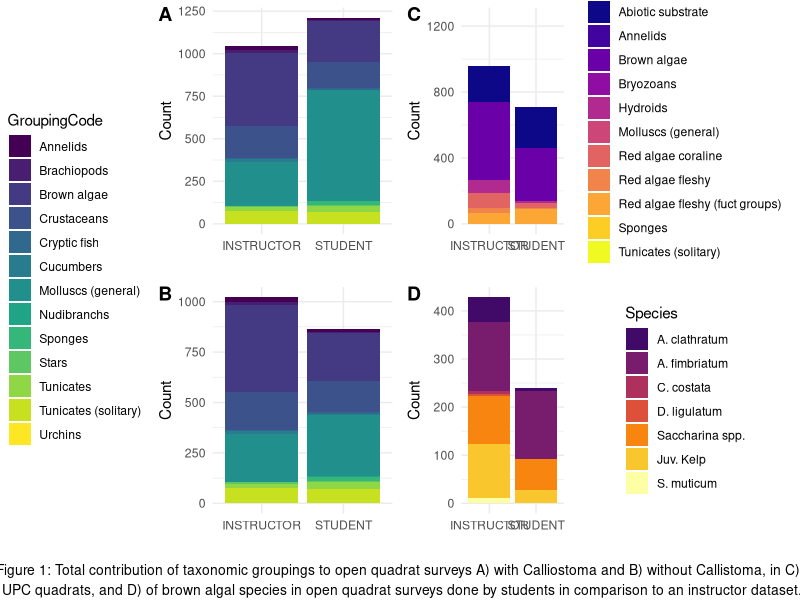
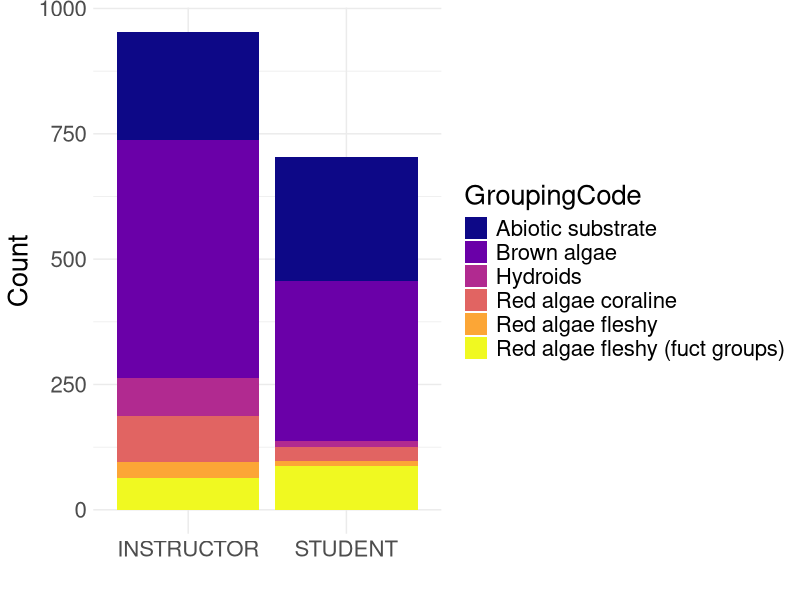
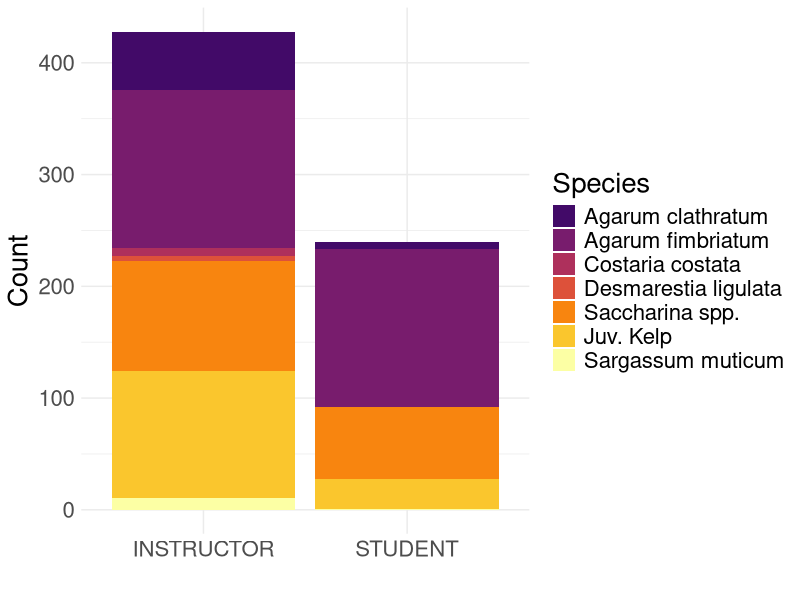
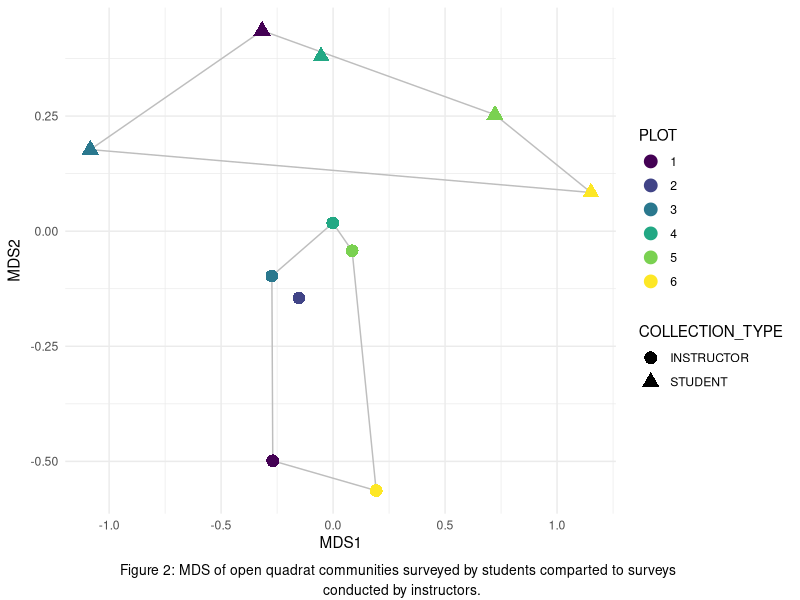
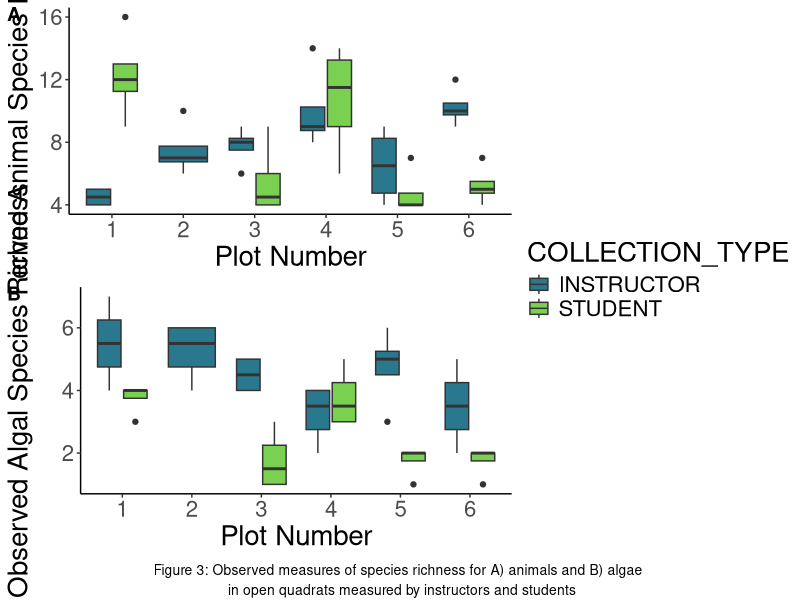
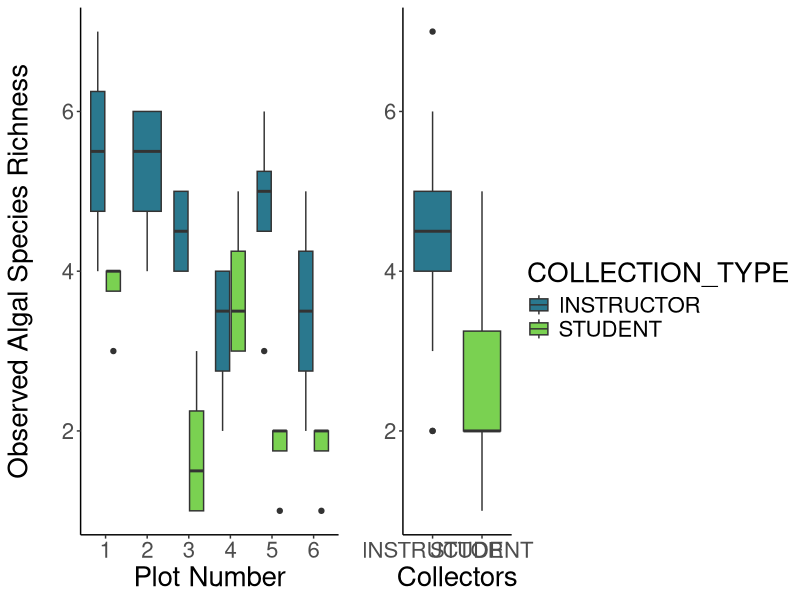
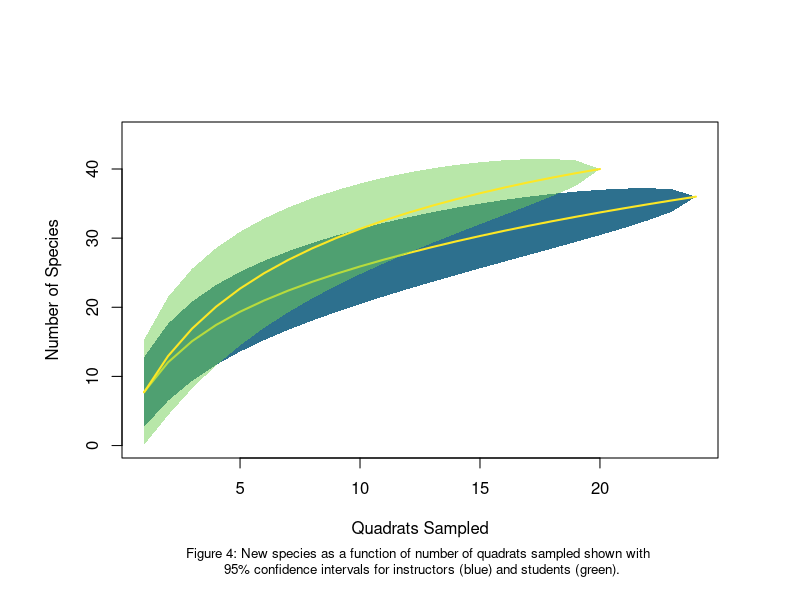
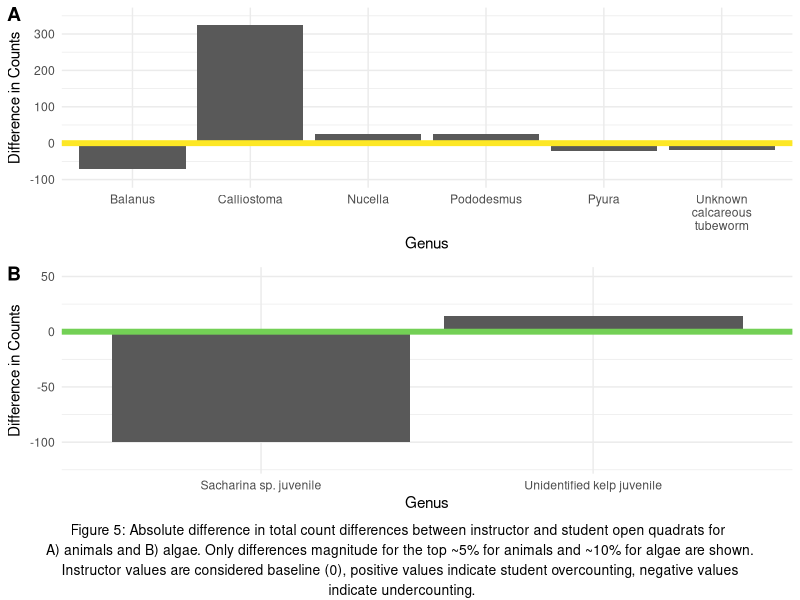

Source code (R) for these figures, in order:
###################################################################################
#                                                                                ##
# Title of Script                                                                ##
# Data are current as of 2018-07-10                                              ##
# Data source: Marine Subtidal Ecology Course - Kelp Ecosystem Ecology Network - ##
# Friday Harbor Labs - University of Oregon                                      ##
# R code prepared by Ross Whippo                                                 ##
# Last updated 2018-07-10                                                        ##
#                                                                                ##
###################################################################################

# SUMMARY:

# Data analyses from the 2018 Subtidal Marine Ecology Course taught at Friday 
# Harbor Labs by Aaron Galloway, Alex Lowe, Pema Kitaeff, and Mo Turner. Data
# quantifies kelp and kelp-associated communitites at the South West corner of 
# Shaw Island, WA in June 2018. Data were collected according to the Kelp Ecosystem
# Ecology Network experimental protocol, but using 3 removal plots, 3 control plots
# and 4 quadrats of each kind (UPC, Open Quadrat) per plot. Definitive data was 
# collected by Galloway and Lowe. Redundant data was collected by students for 
# comparison. 

# Required Files (check that script is loading latest version):
# QUAD-Data.csv
# UPC_SUBS_CODES.csv
# WA_SP_CODES.csv

# Associated Scripts:
# None

# TO DO

###################################################################################
# TABLE OF CONTENTS                                                               #
#                                                                                 #
# RECENT CHANGES TO SCRIPT                                                        #
# LOAD PACKAGES                                                                   #
# READ IN AND PREPARE DATA                                                        #
# DATA MANIPULATION                                                               #
# GENERATE FIGURES                                                                #
#                                                                                 #
###################################################################################

###################################################################################
# RECENT CHANGES TO SCRIPT                                                        #
###################################################################################

# 2018-07-09 Script created by Ross Whippo

###################################################################################
# LOAD PACKAGES                                                                   #
###################################################################################

library(dplyr)
library(tidyr)
library(ggplot2)
library(viridis)
library(ggpubr)
library(vegan)
library(stringr)
library(readr)

###################################################################################
# READ IN AND PREPARE DATA                                                        #
###################################################################################

quaddata <- read.csv("QUAD_Data.csv")
codes <- read.csv("WA_SP_CODES.csv")
subs <- read.csv("UPC_SUBS_CODES.csv")

# create column designating 'INSTRUCTOR' vs 'student' data
quaddata <- quaddata %>%
  mutate(COLLECTION_TYPE = ifelse(OBSERVER == "Lowe" | OBSERVER == "Galloway", 
                                  "INSTRUCTOR", "STUDENT"))
quaddata$COLLECTION_TYPE <- as.factor(quaddata$COLLECTION_TYPE)

# create column of full species names
names(codes)[names(codes)=="SP_CODE"] <- "MO_SP_CODE"
quaddata <- left_join(quaddata, codes, by="MO_SP_CODE")

quaddata$GroupingCode <- as.character(quaddata$GroupingCode)
quaddata$GroupingCode[quaddata$GroupingCode == ""] <- "Abiotic substrate"
quaddata$GroupingCode[quaddata$GroupingCode == "Mollusks (general)"] <- "Molluscs (general)"
quaddata$GroupingCode <- as.factor(quaddata$GroupingCode)

# open quadrat data
QUADS <- quaddata %>%
  subset(DATA_TYPE == "QUAD")

# UPC quadrat data
UPC <- quaddata %>%
  subset(DATA_TYPE == "UPC")

###################################################################################
# DATA MANIPULATION                                                               #
###################################################################################

# summarize counts of organisms for quads by group
quad_count_groups <- QUADS %>%
  group_by(COLLECTION_TYPE, GroupingCode) %>%
  summarise(sum(COUNT))
names(quad_count_groups)[names(quad_count_groups)=="sum(COUNT)"] <- "TOT_COUNT"

# summarize counts of organisms for quads by group without CALI
nocali_QUADS <- QUADS %>%
  filter(!MO_SP_CODE == "CALI")

quad_count_nocali <- nocali_QUADS %>%
  group_by(COLLECTION_TYPE, GroupingCode) %>%
  summarise(sum(COUNT))
names(quad_count_nocali)[names(quad_count_nocali)=="sum(COUNT)"] <- "TOT_COUNT"

# summarize counts of organisms for quads by group for brown algae only
brown_QUADS <- QUADS %>%
  filter(GroupingCode == "Brown algae")
brown_QUADS$MO_SP_CODE <- as.factor(brown_QUADS$MO_SP_CODE)
# rename and regroup brown algae
levels(brown_QUADS$MO_SP_CODE)[levels(brown_QUADS$MO_SP_CODE)=="SAJU"] <- "Juv. Kelp"
levels(brown_QUADS$MO_SP_CODE)[levels(brown_QUADS$MO_SP_CODE)=="UKKJ"] <- "Juv. Kelp"
levels(brown_QUADS$MO_SP_CODE)[levels(brown_QUADS$MO_SP_CODE)=="SALANI"] <- "Saccharina spp."
levels(brown_QUADS$MO_SP_CODE)[levels(brown_QUADS$MO_SP_CODE)=="SALA"] <- "Saccharina spp."
levels(brown_QUADS$MO_SP_CODE)[levels(brown_QUADS$MO_SP_CODE)=="SACO"] <- "Saccharina spp."
levels(brown_QUADS$MO_SP_CODE)[levels(brown_QUADS$MO_SP_CODE)=="COCO"] <- "C. costata"
levels(brown_QUADS$MO_SP_CODE)[levels(brown_QUADS$MO_SP_CODE)=="AGFI"] <- "A. fimbriatum"
levels(brown_QUADS$MO_SP_CODE)[levels(brown_QUADS$MO_SP_CODE)=="AGCL"] <- "A. clathratum"
levels(brown_QUADS$MO_SP_CODE)[levels(brown_QUADS$MO_SP_CODE)=="DELI"] <- "D. ligulatum"
levels(brown_QUADS$MO_SP_CODE)[levels(brown_QUADS$MO_SP_CODE)=="SAMU"] <- "S. muticum"

quad_count_browns <- brown_QUADS %>%
  group_by(COLLECTION_TYPE, MO_SP_CODE) %>%
  summarise(sum(COUNT))
names(quad_count_browns)[names(quad_count_browns)=="sum(COUNT)"] <- "TOT_COUNT"
names(quad_count_browns)[names(quad_count_browns)=="MO_SP_CODE"] <- "Species"

# summarize counts of organisms and substrate for UPC by group
UPC_count_groups <- UPC %>%
  subset(DATA_TYPE == "UPC") %>%
  group_by(COLLECTION_TYPE, GroupingCode) %>%
  summarise(sum(COUNT)) 
names(UPC_count_groups)[names(UPC_count_groups)=="sum(COUNT)"] <- "TOT_COUNT"


# Create matrix for community composition analysis
quad_matrix <- QUADS %>%
  group_by(COLLECTION_TYPE, PLOT, MO_SP_CODE) %>%
  summarise(sum(COUNT))
names(quad_matrix)[names(quad_matrix)=="sum(COUNT)"] <- "TOT_COUNT"

KEEN_mat_quad_full <- quad_matrix %>%
  spread(MO_SP_CODE, TOT_COUNT, fill = 0)
KEEN_quad_mat_run <- KEEN_mat_quad_full[,c(3:61)]

# MDS of community
KEEN_quad_mds <- metaMDS(KEEN_quad_mat_run)
KEEN_quad_mds_points <- KEEN_quad_mds$points
KEEN_quad_mds_points <- data.frame(KEEN_quad_mds_points)
plot_data_mds <- data.frame(KEEN_quad_mds_points, KEEN_mat_quad_full[,1:2])
vec_quad <- envfit(KEEN_quad_mds$points, KEEN_quad_mat_run, perm = 1000)
vec_quad_df <- as.data.frame(vec_quad$vectors$arrows*sqrt(vec_quad$vectors$r))
vec_quad_df$species <- rownames(vec_quad_df)
library(plyr)
chulls_quad <- ddply(plot_data_mds, .(COLLECTION_TYPE), function(df) df[chull(df$MDS1, df$MDS2), ])
detach(package:plyr)
#plot_data_mds$PLOT <- as.factor(plot_data_mds$PLOT)

# create list of instructor-only species codes used on surveys
instructor_only <- quaddata %>%
  filter(OBSERVER %in% c('Lowe', 'Galloway'))
instructor_codes <- instructor_only %>%
  select(MO_SP_CODE, NameOnSheet) %>%
  distinct(MO_SP_CODE, NameOnSheet) 
write_csv(instructor_codes, "KEEN_Codes_Instructor.csv")

###################################################################################
# ANALYSES                                                                        #
###################################################################################

# All Richness
All_rich <- quaddata %>%
  select(PLOT, QUAD, DATA_TYPE, COUNT, COLLECTION_TYPE, MO_SP_CODE, GroupingCode) %>%
  group_by(PLOT, QUAD, DATA_TYPE, COLLECTION_TYPE, MO_SP_CODE, GroupingCode) %>%
  summarise(sum(COUNT))
names(All_rich)[names(All_rich)=="sum(COUNT)"] <- "TOT_COUNT"

# Extract Quadrats
All_quad <- All_rich %>%
  filter(DATA_TYPE == "QUAD")
# Extract Animals
algae <- c("Brown algae", "Green algae", "Red algae fleshy (fuct groups)
", "Red algae fleshy", "Red algae coraline")
Anim_quad <- All_quad %>%
  filter(!GroupingCode %in% algae)
# total redundant grouping codes
Anim_quad <- Anim_quad %>%
  ungroup() %>%
  select(-c(GroupingCode, DATA_TYPE)) %>%
  group_by(PLOT, QUAD, COLLECTION_TYPE, MO_SP_CODE, TOT_COUNT) %>%
  summarise(sum(TOT_COUNT))
names(Anim_quad)[names(Anim_quad)=="sum(TOT_COUNT)"] <- "NEW_COUNT"
Anim_quad <- Anim_quad %>%
  select(-TOT_COUNT)

# spread quad animals
Anim_spread_quad <- Anim_quad %>%
  group_by(COLLECTION_TYPE) %>%
  spread(MO_SP_CODE, NEW_COUNT, fill = 0)

Anim_pool_quad <- Anim_spread_quad[,4:53]
Anim_quad_plots <-Anim_spread_quad[,c(1:3)]
Anim_quad_plots <-Anim_quad_plots %>%
  unite_("PLOTQUAD_TYPE", c("PLOT", "QUAD", "COLLECTION_TYPE"), sep = "_", remove = FALSE)
attach(Anim_quad_plots)
Anim_quad_rich <- Anim_pool_quad %>%
  specpool(PLOTQUAD_TYPE)
Anim_quad_rich <- Anim_quad_rich %>%
  bind_cols(Anim_quad_plots)
Anim_quad_rich$PLOT <- as.factor(Anim_quad_rich$PLOT)


# extract quad algae
Algae_quad <- All_quad %>%
  filter(GroupingCode %in% algae)

# spread quad animals
Algae_spread_quad <- Algae_quad %>%
  group_by(COLLECTION_TYPE) %>%
  spread(MO_SP_CODE, TOT_COUNT, fill = 0)

Algae_pool_quad <- Algae_spread_quad[,6:14]
Algae_quad_plots <-Algae_spread_quad[,c(1:2,4)]
Algae_quad_plots <-Algae_quad_plots %>%
  unite_("PLOTQUAD_TYPE", c("PLOT", "QUAD", "COLLECTION_TYPE"), sep = "_", remove = FALSE)
attach(Algae_quad_plots)
Algae_quad_rich <- Algae_pool_quad %>%
  specpool(PLOTQUAD_TYPE)
Algae_quad_rich <- Algae_quad_rich %>%
  bind_cols(Algae_quad_plots)
Algae_quad_rich$PLOT <- as.factor(Algae_quad_rich$PLOT)



# SPECIES ACCUMULATION

# Instructors
Anim_quad_instructors <- Anim_spread_quad %>%
  filter(COLLECTION_TYPE == "INSTRUCTOR")
Anim_quad_inst_pool <- Anim_quad_instructors[,4:53]
inst_accum <- specaccum(Anim_quad_inst_pool)

# Students
Anim_quad_students <- Anim_spread_quad %>%
  filter(COLLECTION_TYPE == "STUDENT")
Anim_quad_stud_pool <- Anim_quad_students[,4:53]
stud_accum <- specaccum(Anim_quad_stud_pool)



# UNDER/OVER ESTIMATION
# Use All_quad for as starting point, use Anim_quad for animal quadrats and 
# Algae_quad for algae quadrats

All_UPC <- All_rich %>%
  filter(DATA_TYPE == "UPC")
# Extract Algae
Algae_UPC <- All_UPC %>%
  filter(GroupingCode %in% algae)

# Extract Substrate
Subs_UPC <- All_UPC %>%
  filter(GroupingCode == "Abiotic substrate")


# sum animal quads
Anim_sums <- Anim_quad %>%
  group_by(MO_SP_CODE, COLLECTION_TYPE) %>%
  summarise(sum(NEW_COUNT))
names(Anim_sums)[names(Anim_sums) == "sum(NEW_COUNT)"] <- "NEW_COUNT"

# Spread out animal quads
Anim_spread_overcount <- Anim_sums %>%
  spread(COLLECTION_TYPE, NEW_COUNT, fill = 0)
# Add column of differences
Anim_spread_overcount$diff <- Anim_spread_overcount$STUDENT - Anim_spread_overcount$INSTRUCTOR
# identify percentiles
quantile(Anim_spread_overcount$diff, prob = seq(0, 1, length = length(Anim_spread_overcount$diff)), type = 5)
# top 5% = <24, bottom 5% = >-19

Anim_quad_topbot <- Anim_spread_overcount %>%
  filter(diff > 23 | diff < -18)
Anim_quad_topbot <- left_join(Anim_quad_topbot, codes, by="MO_SP_CODE")


# sum algae quads
Algae_sums <- Algae_quad %>%
  group_by(MO_SP_CODE, COLLECTION_TYPE) %>%
  summarise(sum(TOT_COUNT))
names(Algae_sums)[names(Algae_sums) == "sum(TOT_COUNT)"] <- "NEW_COUNT"

# Spread out algae quads
Algae_spread_overcount <- Algae_sums %>%
  spread(COLLECTION_TYPE, NEW_COUNT, fill = 0)
# Add column of differences
Algae_spread_overcount$diff <- Algae_spread_overcount$STUDENT - Algae_spread_overcount$INSTRUCTOR
# identify percentiles
quantile(Algae_spread_overcount$diff, prob = seq(0, 1, length = length(Algae_spread_overcount$diff)), type = 5)
# top 12.5% = <5, bottom 12.5% = >-65

Algae_quad_topbot <- Algae_spread_overcount %>%
  filter(diff > 6 | diff < -66)
Algae_quad_topbot <- left_join(Algae_quad_topbot, codes, by="MO_SP_CODE")





###################################################################################
# GENERATE FIGURES                                                                #
###################################################################################

############### FIGURE 1
# Total contribtion of Group Codes for Quadrats and UPC by Students and
# Instructors

# Figure of counts of observed groups by collection type for open quads
COUNT_GROUPS_TYPE_QUAD <- ggplot(quad_count_groups, aes(x = COLLECTION_TYPE, y = TOT_COUNT)) + geom_bar(stat = "identity", aes(fill = GroupingCode)) + 
  theme_minimal() + 
  scale_fill_viridis(discrete=TRUE) +
  labs(x="", y="Count") 
#COUNT_GROUPS_TYPE_QUAD

# Figure of counts of observed groups by collection type for open quads NO CALI
COUNT_GROUPS_TYPE_NOCALI <- ggplot(quad_count_nocali, aes(x = COLLECTION_TYPE, y = TOT_COUNT)) + geom_bar(stat = "identity", aes(fill = GroupingCode)) + 
  theme_minimal() + 
  scale_fill_viridis(discrete=TRUE) +
  labs(x="", y="Count") 
#COUNT_GROUPS_TYPE_NOCALI

# Figure of counts of observed of groups by collection type for UPC
COUNT_GROUPS_TYPE_UPC <- ggplot(UPC_count_groups, aes(x = COLLECTION_TYPE, y = TOT_COUNT)) + geom_bar(stat = "identity", aes(fill = GroupingCode)) + 
  theme_minimal() + 
  scale_fill_viridis(discrete=TRUE, option = "plasma") +
  labs(x="", y="Count") +
  ylim(0, 1250)
#COUNT_GROUPS_TYPE_UPC

# Figure of counts of observed groups by collection type for open quads browns only
COUNT_GROUPS_TYPE_BROWNS <- ggplot(quad_count_browns, aes(x = COLLECTION_TYPE, y = TOT_COUNT)) + geom_bar(stat = "identity", aes(fill = Species)) + 
  theme_minimal() + 
  scale_fill_viridis(discrete=TRUE, option = 3, begin = 0.2) +
  labs(x="", y="Count") 
#COUNT_GROUPS_TYPE_NOCALI


Figure1 <- ggarrange(ggarrange(COUNT_GROUPS_TYPE_QUAD, COUNT_GROUPS_TYPE_NOCALI,
                               labels = c("A", "B"),
                               ncol = 1, nrow = 2,
                               common.legend = TRUE,
                               legend = "left"), ggarrange(COUNT_GROUPS_TYPE_UPC, COUNT_GROUPS_TYPE_BROWNS,
                     labels = c("C", "D"),
                     ncol = 1, nrow = 2,
                     common.legend = FALSE, 
                     legend = "right",
                     align = "v"), 
                     ncol = 2, nrow = 1)
annotate_figure(Figure1, bottom = text_grob("Figure 1: Total contribution of taxonomic groupings to open quadrat surveys A) with Calliostoma and B) without Callistoma, in C) \n UPC quadrats, and D) of brown algal species in open quadrat surveys done by students in comparison to an instructor dataset.", size = 10))

# best size 1000x800


#### Figure 1.1 and 1.2 for WSN - removed rare spp, added genus names, incresed resolution

# remove spp counts less than 10

UPC_major_groups <- UPC_count_groups %>%
  subset(TOT_COUNT > 9)

# Figure of counts of observed of groups by collection type for UPC
ggplot(UPC_major_groups, aes(x = COLLECTION_TYPE, y = TOT_COUNT)) + geom_bar(stat = "identity", aes(fill = GroupingCode)) + 
  theme_minimal() + 
  scale_fill_viridis(discrete=TRUE, option = "plasma") +
  labs(x="", y="Count") +
  theme(text = element_text(size=20)) 
#COUNT_GROUPS_TYPE_UPC

ggsave("20181107_MSE_KEEN_Fig1-1", device = "png", width = 8, height = 7, units = 'in', dpi = 500)


# ADD GENUS NAMES
quad_genus_browns <- quad_count_browns

# rename factors
quad_genus_browns$Species <- recode(quad_genus_browns$Species, `A. clathratum` = "Agarum clathratum", `A. fimbriatum` = "Agarum fimbriatum", 'C. costata' = "Costaria costata", 'D. ligulatum' = "Desmarestia ligulata", 'S. muticum' = "Sargassum muticum")

# Figure of counts of observed groups by collection type for open quads browns only
ggplot(quad_genus_browns, aes(x = COLLECTION_TYPE, y = TOT_COUNT)) + geom_bar(stat = "identity", aes(fill = Species)) + 
  theme_minimal() + 
  scale_fill_viridis(discrete=TRUE, option = 3, begin = 0.2) +
  labs(x="", y="Count") +
  theme(text = element_text(size=20))
#COUNT_GROUPS_TYPE_NOCALI

# Figure 1.1 = Groups in UPC
ggsave("20181107_MSE_KEEN_Fig1-2", device = "png", width = 8, height = 7, units = 'in', dpi = 500)


############### FIGURE 2
# Visualization of community composition by Students and Instructors from open
# quadrats

# MDS
QUAD_MDS <- ggplot(plot_data_mds, aes(x=MDS1, y=MDS2, pch = COLLECTION_TYPE, color = factor(PLOT))) + 
  labs(color = "PLOT") +
  theme_minimal() +
  geom_polygon(data=chulls_quad, aes(x=MDS1, y=MDS2, group=COLLECTION_TYPE), fill=NA, color = "grey") +
  geom_point(size = 4) +
  scale_color_viridis_d()

Figure2 <- ggarrange(QUAD_MDS, 
                     ncol = 1, nrow = 1,
                     common.legend = FALSE, 
                     legend = "right")
annotate_figure(Figure2, bottom = text_grob("Figure 2: MDS of open quadrat communities surveyed by students comparted to surveys \n conducted by instructors.", size = 10))

# best size 700x500

############### FIGURE 3
# Richness of animals and algae
# animal quadrats

QUAD_RICH_ANIM <- ggplot(Anim_quad_rich, aes(x = PLOT, y = Species, fill=COLLECTION_TYPE)) +
  geom_boxplot() +
  theme_classic() +
  scale_fill_viridis_d(begin = 0.4, end = 0.8) +
  ylab("Observed Animal Species Richness") +
  xlab("Plot Number") +
  theme(text = element_text(size=20))

# algal quadrats
QUAD_RICH_ALGAE <- ggplot(Algae_quad_rich, aes(x = PLOT, y = Species, fill=COLLECTION_TYPE)) +
  geom_boxplot() +
  theme_classic() +
  scale_fill_viridis_d(begin = 0.4, end = 0.8) +
  ylab("Observed Algal Species Richness") +
  xlab("Plot Number") +
  theme(text = element_text(size=20)) +
  theme(axis.title.y = element_text(margin = margin(t = 0, r = 20, b = 0, l = 0)))

# overall instructor vs. student richness summary of algae
OVERALL_RICH_ALGAE <- ggplot(Algae_quad_rich, aes(x = COLLECTION_TYPE, y= Species, fill = COLLECTION_TYPE)) +
  geom_boxplot() +
  theme_classic() +
  scale_fill_viridis_d(begin = 0.4, end = 0.8) +
  xlab("Collectors") +
  ylab("") +
  theme(text = element_text(size=20))

Figure3 <- ggarrange(QUAD_RICH_ANIM, QUAD_RICH_ALGAE, 
                     ncol = 1, nrow = 2,
                     labels = c("A", "B"),
                     common.legend = TRUE, 
                     legend = "right")
annotate_figure(Figure3, bottom = text_grob("Figure 3: Observed measures of species richness for A) animals and B) algae \n in open quadrats measured by instructors and students", size = 10))

# best size: 500x700

# Figure 3.1 for algae only and overall trends
ggarrange(QUAD_RICH_ALGAE, OVERALL_RICH_ALGAE,
                      ncol = 2, nrow = 1,
                      common.legend = TRUE,
                      legend = "right",
                      widths = c(2,1))

ggsave("20181107_MSE_KEEN_Fig3-1", device = "png", width = 15, height = 7, units = 'in', dpi = 500)


############### FIGURE 4
# Species accumulation curves for animals in open quads
# animal quadrats

# function to create alpha channel in plot() function
col2alpha <- function(col, alpha) {
  col_rgb <- col2rgb(col)/255
  rgb(col_rgb[1], col_rgb[2], col_rgb[3], alpha = alpha)
}

par(oma = c(2,2,2,2))
plot(inst_accum, ci.type="poly", col="#FDE725FF", lwd=2, ci.lty=0, ci.col=col2alpha("#2D708EFF", "1"), ylim = c(0,45), xlab = "Quadrats Sampled", ylab = "Number of Species")
plot(stud_accum, ci.type="poly", col="#FDE725FF", lwd=2, ci.lty=0, ci.col=col2alpha("#73D055FF", "0.5"), add = TRUE) +
  mtext("Figure 4: New species as a function of number of quadrats sampled shown with \n 95% confidence intervals for instructors (blue) and students (green).", side = 1, line = 5, cex = 0.8)



# best size: 550x550

############### FIGURE 5
# Over and underestimation of groups comparing student to instructor data
# animal quadrats

Anim_quad_topbot_fig <- ggplot(Anim_quad_topbot, aes(x = Genus, y = diff)) +
  geom_bar(stat = "identity") +
  theme_minimal() +
  ylim(-100, 350) +
  ylab("Difference in Counts") +
  scale_x_discrete(labels = function(x) str_wrap(x, width = 10)) +
  geom_hline(yintercept = 0, color = "#FDE725FF", size = 2)

Algae_quad_topbot_fig <- ggplot(Algae_quad_topbot, aes(x = Genus, y = diff)) +
  geom_bar(stat = "identity") +
  theme_minimal() +
  ylim(-120, 50) +
  ylab("Difference in Counts") +
  geom_hline(yintercept = 0, color = "#73D055FF", size = 2)

Figure5 <- ggarrange(Anim_quad_topbot_fig, Algae_quad_topbot_fig, 
                     ncol = 1, nrow = 2,
                     labels = c("A", "B"))
annotate_figure(Figure5, bottom = text_grob("Figure 5: Absolute difference in total count differences between instructor and student open quadrats for \n A) animals and B) algae. Only differences magnitude for the top ~5% for animals and ~10% for algae are shown. \n Instructor values are considered baseline (0), positive values indicate student overcounting, negative values \n indicate undercounting.", size = 10))

# best size: 660x800




#####
#<<<<<<<<<<<<<<<<<<<<<<<<<<END OF SCRIPT>>>>>>>>>>>>>>>>>>>>>>>>#

### SCRATCH PAD

# DRILL IN ON BROWN ALGAE

smallspp <- c("Molluscs (general)", "Urchins", "Brown algae", "Stars")

subset_stack_data <- quad_count_groups %>%
  filter(GroupingCode %in% smallspp)

# Figure of counts of observed groups by collection type for open quads
ggplot(subset_stack_data, aes(x = COLLECTION_TYPE, y = TOT_COUNT)) + geom_bar(stat = "identity", aes(fill = GroupingCode)) + 
  theme_minimal() + 
  scale_fill_viridis(discrete=TRUE) +
  labs(x="", y="Count") 
#COUNT_GROUPS_TYPE_QUAD


# NO CALLIOSTOMA

# summarize counts of organisms for quads by group
nocali_QUADS <- QUADS %>%
  filter(!MO_SP_CODE == "CALI")

quad_count_groups <- nocali_QUADS %>%
  group_by(COLLECTION_TYPE, GroupingCode) %>%
  summarise(sum(COUNT))
names(quad_count_groups)[names(quad_count_groups)=="sum(COUNT)"] <- "TOT_COUNT"
